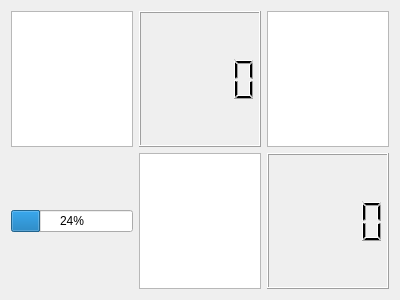
<?xml version="1.0" encoding="UTF-8"?>
<ui version="4.0">
 <class>Form</class>
 <widget class="QWidget" name="Form">
  <property name="geometry">
   <rect>
    <x>0</x>
    <y>0</y>
    <width>400</width>
    <height>300</height>
   </rect>
  </property>
  <property name="windowTitle">
   <string>Form</string>
  </property>
  <layout class="QGridLayout" name="gridLayout_2">
   <item row="0" column="0">
    <layout class="QGridLayout" name="gridLayout">
     <item row="2" column="0">
      <layout class="QVBoxLayout" name="verticalLayout"/>
     </item>
     <item row="0" column="2">
      <widget class="QListView" name="listView"/>
     </item>
     <item row="0" column="0">
      <widget class="QTableView" name="tableView"/>
     </item>
     <item row="1" column="0">
      <widget class="QProgressBar" name="progressBar">
       <property name="value">
        <number>24</number>
       </property>
      </widget>
     </item>
     <item row="1" column="1">
      <widget class="QGraphicsView" name="graphicsView"/>
     </item>
     <item row="1" column="2">
      <widget class="QLCDNumber" name="lcdNumber"/>
     </item>
     <item row="0" column="1">
      <widget class="QLCDNumber" name="lcdNumber_2"/>
     </item>
    </layout>
   </item>
  </layout>
 </widget>
 <resources/>
 <connections/>
</ui>
